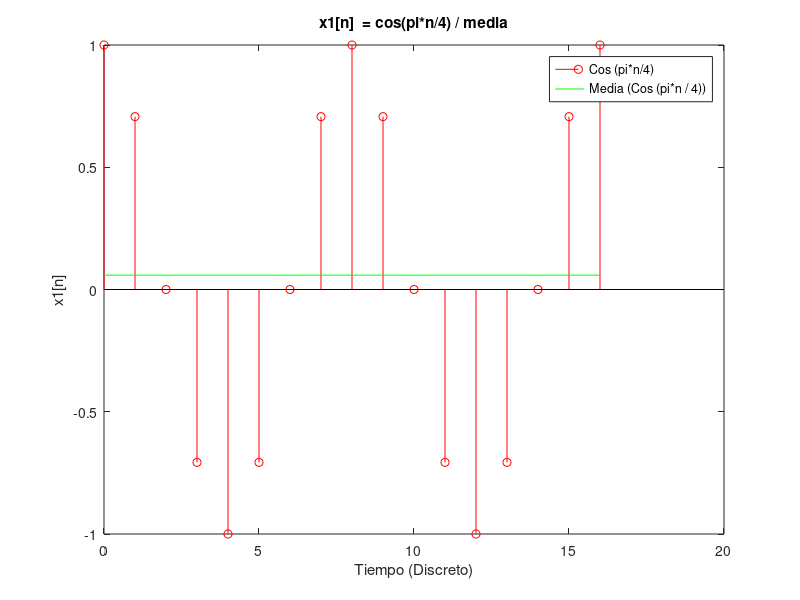

MATLAB code for this plot:
% ejercicio6.m
n = [0:16];
x1 = cos(pi*n/4);
y1 = mean(x1);
stem(n,x1,'r')
title('x1[n]  = cos(pi*n/4) / media')
xlabel('Tiempo (Discreto)')
ylabel('x1[n]')
hold on
m1=y1*ones(1,17);
plot(n,m1,'g')
hold off
legend('Cos (pi*n/4)', 'Media (Cos (pi*n / 4))');
